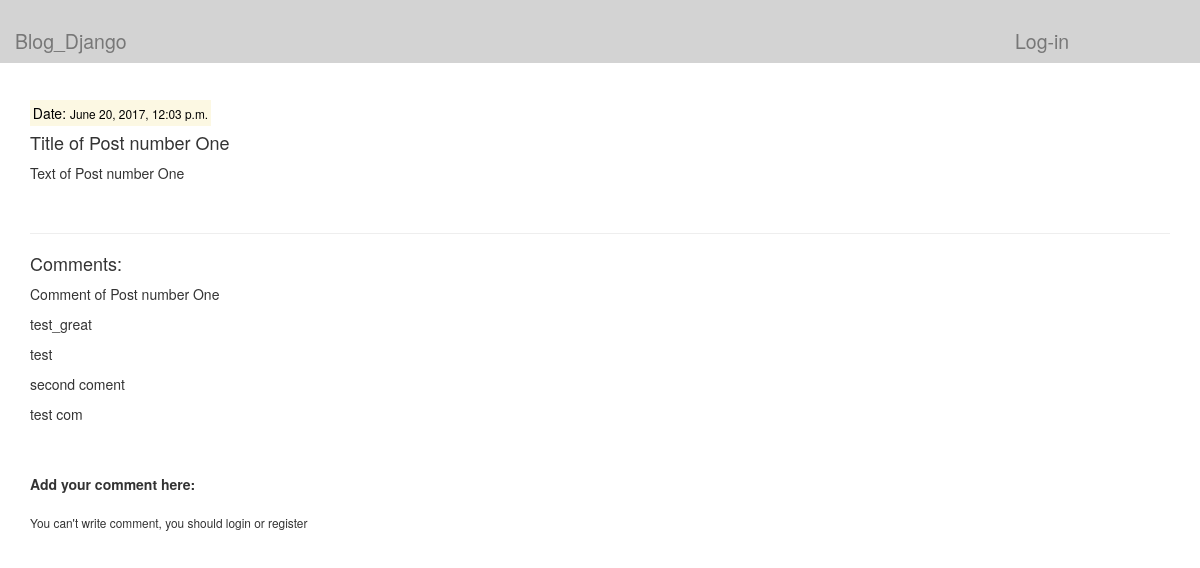
The app's page /posts/1/ with its own data.
### blog/models.py (models this page shows, shortened)
class Post(models.Model):
    class Meta:
        db_table = "post"
    post_title = models.CharField(max_length = 100)
    post_text = models.TextField()
    post_data = models.DateTimeField(auto_now_add=True)
    post_likes = models.IntegerField(default=0)
    post_img = models.ImageField(null=True, blank=True, upload_to='images/', verbose_name='Image')

class Comment(models.Model):
    class Meta:
        db_table = "comments"
    comment_text = models.TextField(verbose_name=None)
    comment_post = models.ForeignKey(Post)

### blog/views.py (the view)
# urls.py: url(r'^posts/(?P<post_id>[0-9]+)/$', views.post_by_id),
def post_by_id(request, post_id):
    comment_form = CommentForm
    args = {}
    args.update(csrf(request))
    args['post'] = Post.objects.get(id=post_id)
    args['comments'] = Comment.objects.filter(comment_post_id=post_id)
    args['form'] = comment_form
    args['username'] = auth.get_user(request).username
    return render_to_response('post_by_id.html', args)

### blog/templates/post_by_id.html (shortened to what this page needs)
{% extends 'main.html' %}
{% block post %}
<br><br>
<mark>Date: <small>{{ post.post_data }}</mark> </small>
<h4> {{ post.post_title }} </h4>
<p class="text-justify"> {{ post.post_text }} </p>
<br>
<hr>
<p><h4>Comments:</h4></p>
{% for comment in comments %}
    <p>{{ comment.comment_text }}</p>
{% endfor %}
<br> <br>
<strong>Add your comment here:</strong>
{% if username %}
<br><br>
<form action="/posts/addcomment/{{ post.id }}/" method="post">
    {% csrf_token %}
    {{ form }}
    <p><input type="submit" class="btn btn-primary btn-sm" value="Add comment"></p>
</form>
{% else %}
<br><br>
<small><p>You can't write comment, you should login or register</p></small>
{% endif %}
{% endblock %}

### records on screen
Post: post_data "June 20, 2017, 12:03 p.m.", post_title "Title of Post number One", post_text "Text of Post number One"
Comment: comment_text "Comment of Post number One"
Comment: comment_text "test_great"
Comment: comment_text "test"
Comment: comment_text "second coment"
Comment: comment_text "test com"
